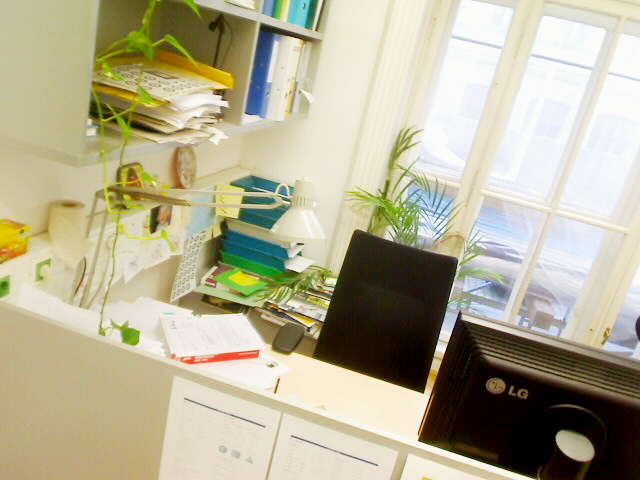
%> input picture Harris Corner Detector - Interest Point/desk/Image-00-cl.jpg, 640 x 480 px
$ octave --eval "result = sobel(imread('../Harris Corner Detector - Interest Point/desk/Image-00-cl.jpg'));"   (GNU Octave 9; MATLAB toolbox functions it lacks are replaced by stand-ins)
%> lines starting %> are read from the running program, lines starting %| are printed output that depends on the picture
%%%%%%%%%%%%%%%%%%%%%%%%%%%%%%%%%%%%%%%%%%%%%%%%%%%%%%%%%%%%%%%%%%%%%%%%%%%%%%%%%%%%%%%%%%%%%%
%  function  [gradient, orientation] = sobel(img)
%  purpose :  Computes the gradient and the orientation of an image with
%  the sobel operator
%%%%%%%%%%%%%%%%%%%%%%%%%%%%%%%%%%%%%%%%%%%%%%%%%%%%%%%%%%%%%%%%%%%%%%%%%%%%%%%%%%%%%%%%%%%%%%
%  input   arguments
%     img:    grayscale input image (m x n)
%  output   arguments
%     gradient:     gradients image (m x n)
%     orientation:  orientation image (m x n)
%
%   Author: Minh Nhat Vu
%   MatrNr: 11742814
%
%%%%%%%%%%%%%%%%%%%%%%%%%%%%%%%%%%%%%%%%%%%%%%%%%%%%%%%%%%%%%%%%%%%%%%%%%%%%%%%%%%%%%%%%%%%%%%
function [gradient, orientation] = sobel(img)
% imfilter using correlation as default
h_y = fspecial('sobel'); % vertical gradient % horizontal edges
h_x = h_y'; % horizontal gradient % vertical edges
% I use minus because i want to calcualte from left to right as the
% position direction


Gy = imfilter(img,h_y,'replicate');
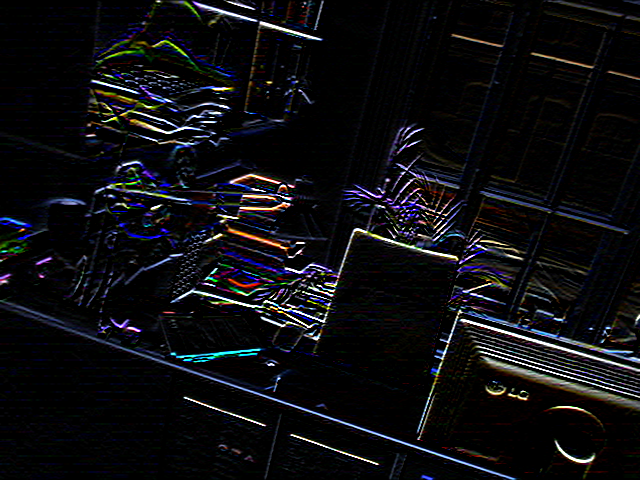
%> Gy: size 480x640x3 uint8; mean R, G, B 13.8, 13.9, 16.8
Gx = imfilter(img,h_x,'replicate');
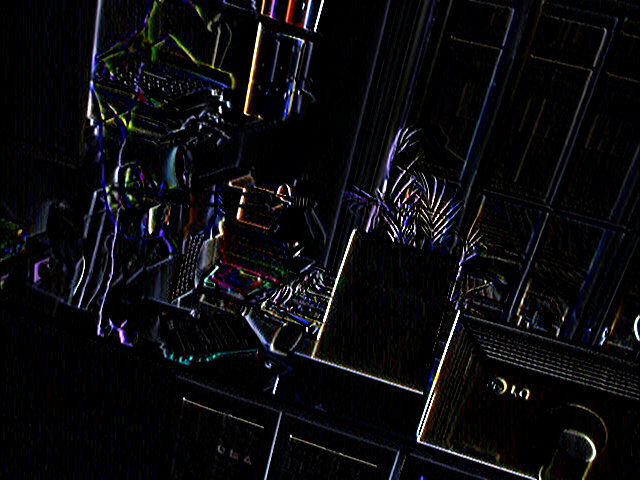
%> Gx: size 480x640x3 uint8; mean R, G, B 11.2, 11, 13.2
gradient = sqrt(Gx.^2 + Gy.^2);
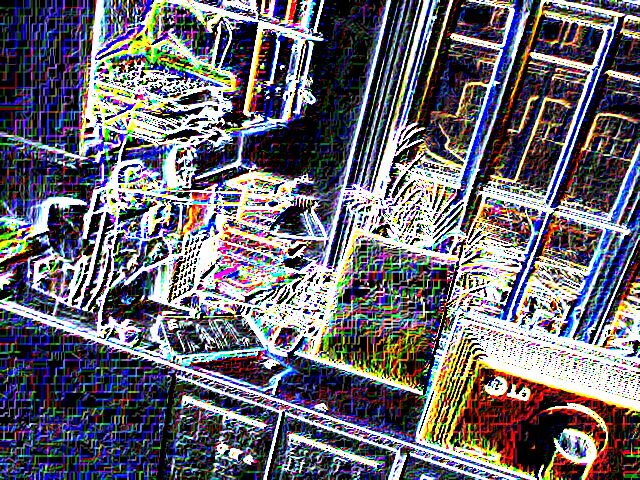
%> gradient: size 480x640x3 double; mean R, G, B 6.62, 6.45, 7.09; drawn with min black and max white

orientation = atan2(Gy,Gx);
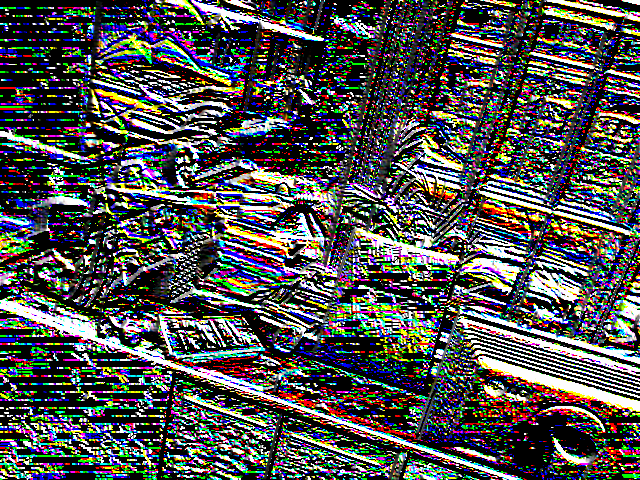
%> orientation: size 480x640x3 double; mean R, G, B 0.495, 0.496, 0.496; drawn with min black and max white
% normalization magniture of gradient
end

$ run again, on Harris Corner Detector - Interest Point/desk/Image-01-cl.jpg
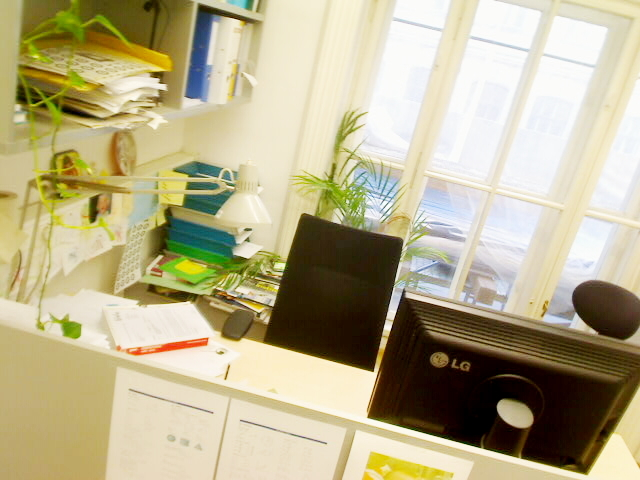
%> input picture Harris Corner Detector - Interest Point/desk/Image-01-cl.jpg, 640 x 480 px
%> in sobel, `gradient = sqrt(Gx.^2 + Gy.^2);`:
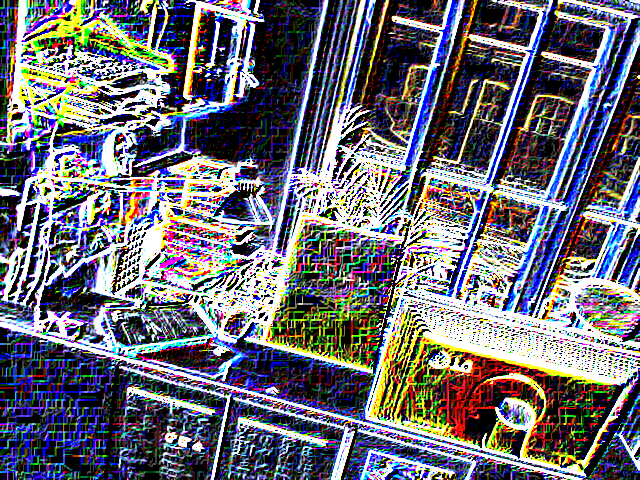
%> gradient: size 480x640x3 double; mean R, G, B 6.79, 6.74, 7.38; drawn with min black and max white
%> in sobel, `orientation = atan2(Gy,Gx);`:
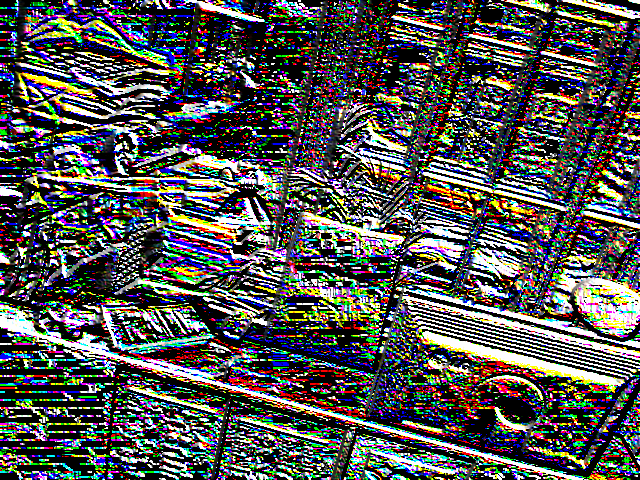
%> orientation: size 480x640x3 double; mean R, G, B 0.516, 0.518, 0.512; drawn with min black and max white

$ run again, on Harris Corner Detector - Interest Point/desk/Image-02-cl.jpg
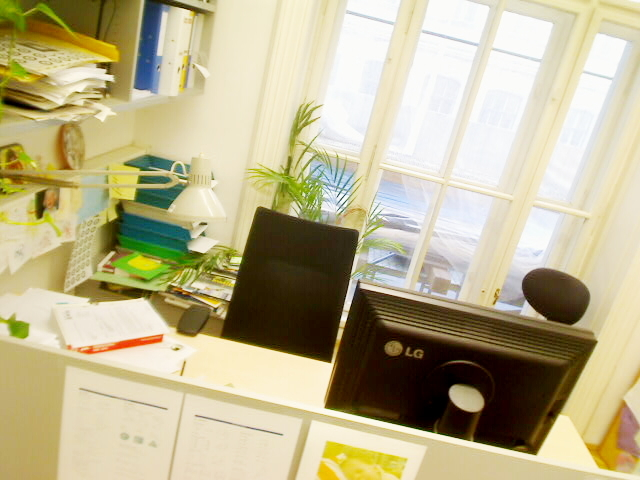
%> input picture Harris Corner Detector - Interest Point/desk/Image-02-cl.jpg, 640 x 480 px
%> in sobel, `gradient = sqrt(Gx.^2 + Gy.^2);`:
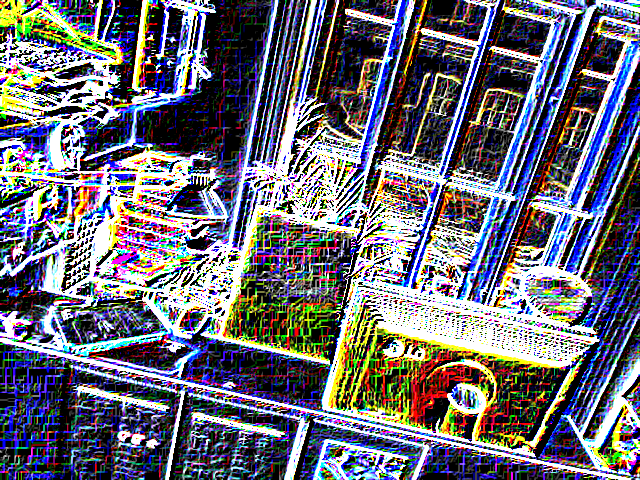
%> gradient: size 480x640x3 double; mean R, G, B 6.72, 6.71, 7.4; drawn with min black and max white
%> in sobel, `orientation = atan2(Gy,Gx);`:
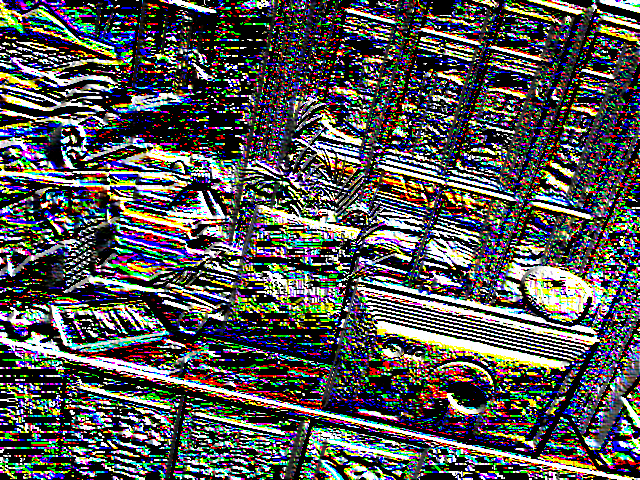
%> orientation: size 480x640x3 double; mean R, G, B 0.521, 0.524, 0.519; drawn with min black and max white

$ run again, on Harris Corner Detector - Interest Point/desk/Image-03-cl.jpg
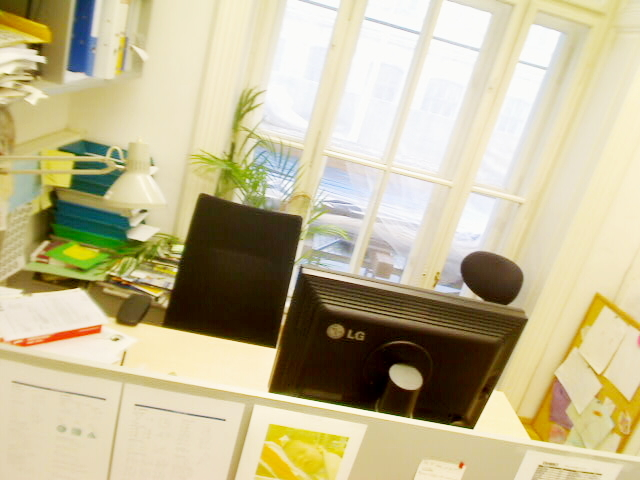
%> input picture Harris Corner Detector - Interest Point/desk/Image-03-cl.jpg, 640 x 480 px
%> in sobel, `gradient = sqrt(Gx.^2 + Gy.^2);`:
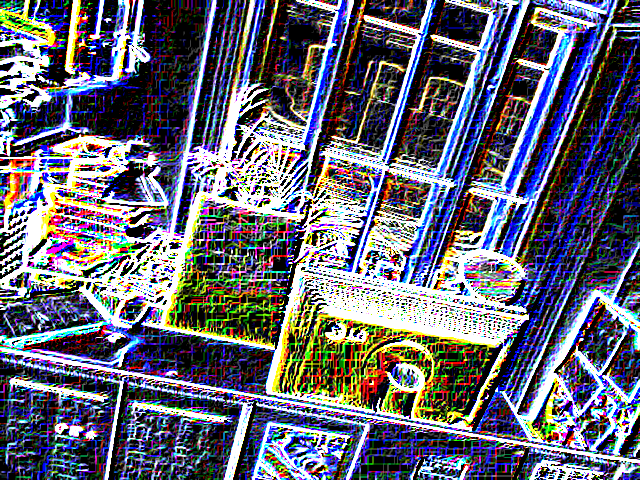
%> gradient: size 480x640x3 double; mean R, G, B 6.35, 6.4, 7.29; drawn with min black and max white
%> in sobel, `orientation = atan2(Gy,Gx);`:
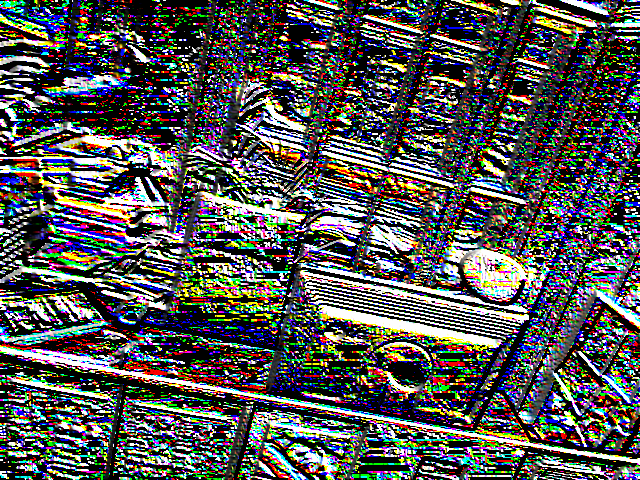
%> orientation: size 480x640x3 double; mean R, G, B 0.522, 0.526, 0.519; drawn with min black and max white
